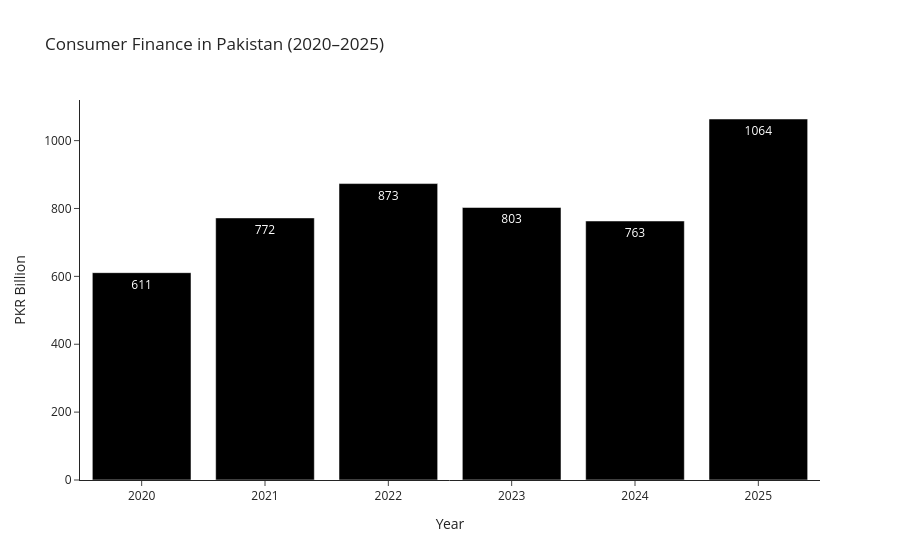

The notebook cell saved with this chart:
### Markdown cell above
### Consumer Finance Trend (2020–2025)

### Code cell
fig = px.bar(chart, x="Year", y="Consumer_Finance_PKR_Bn", text_auto=".0f",
             title="Consumer Finance in Pakistan (2020–2025)",
             labels={"Consumer_Finance_PKR_Bn": "PKR Billion"})


fig.show()

### Figure 1 — Plotly figure (JSON) as saved in the notebook; plotly's stock layout.template omitted (floating-point values rounded to 4 significant figures)
{"data": [{"hovertemplate": "Year=%{x}<br>PKR Billion=%{y}<extra></extra>", "legendgroup": "", "marker": {"color": "#000000", "pattern": {"shape": ""}}, "name": "", "orientation": "v", "showlegend": false, "textposition": "auto", "texttemplate": "%{y:.0f}", "type": "bar", "x": ["2020", "2021", "2022", "2023", "2024", "2025"], "xaxis": "x", "y": [610.9, 772.2, 873.4, 803.0, 763.1, 1064.0], "yaxis": "y"}], "layout": {"barmode": "relative", "legend": {"tracegroupgap": 0}, "title": {"text": "Consumer Finance in Pakistan (2020–2025)"}, "xaxis": {"anchor": "y", "domain": [0, 1], "title": {"text": "Year"}}, "yaxis": {"anchor": "x", "domain": [0, 1], "title": {"text": "PKR Billion"}}}}
